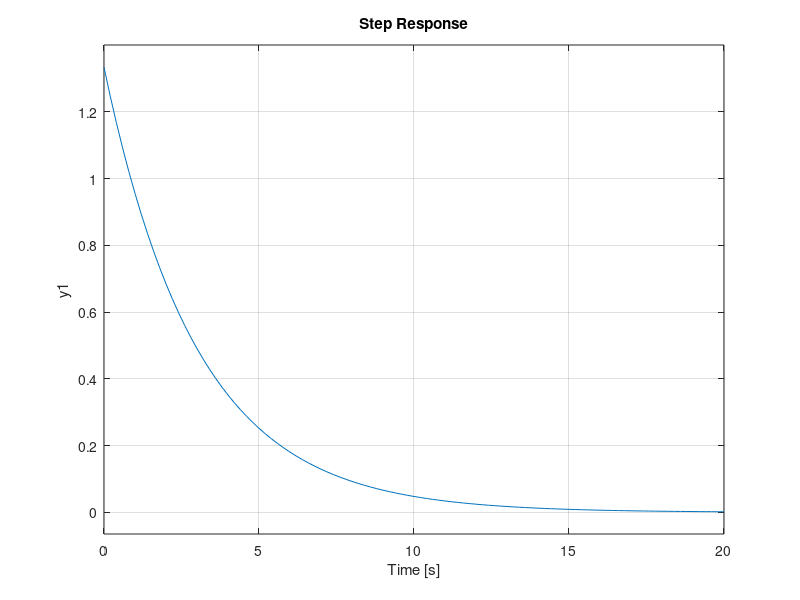

MATLAB code to generate this figure: (Note: this script raises an error after producing the figure.)
%%parte 1
%funcion 1
num1 = [4,0];
den1 = [3,1];
sys1 = tf(num1,den1);
step(sys1);
[num1_2,den1_2] = cloop (num1,den1);
step(num1_2,den1_2);

%funcion 2
num2 =[5,7,4] ;
den2 =[1,6,3] ;
sys2 = tf(num2,den2);
step(sys2);
[num2_2,den2_2] = cloop(num2,den2);
step(num2_2,den2_2);

%funcion 3
num3 = [0,0,12,0];
den3 = [1,7,0,-4];
sys3 = tf(num3,den3);
step(sys3);
[num3_2,den3_2] = cloop(num3,den3);
step(num3_2,den3_2);